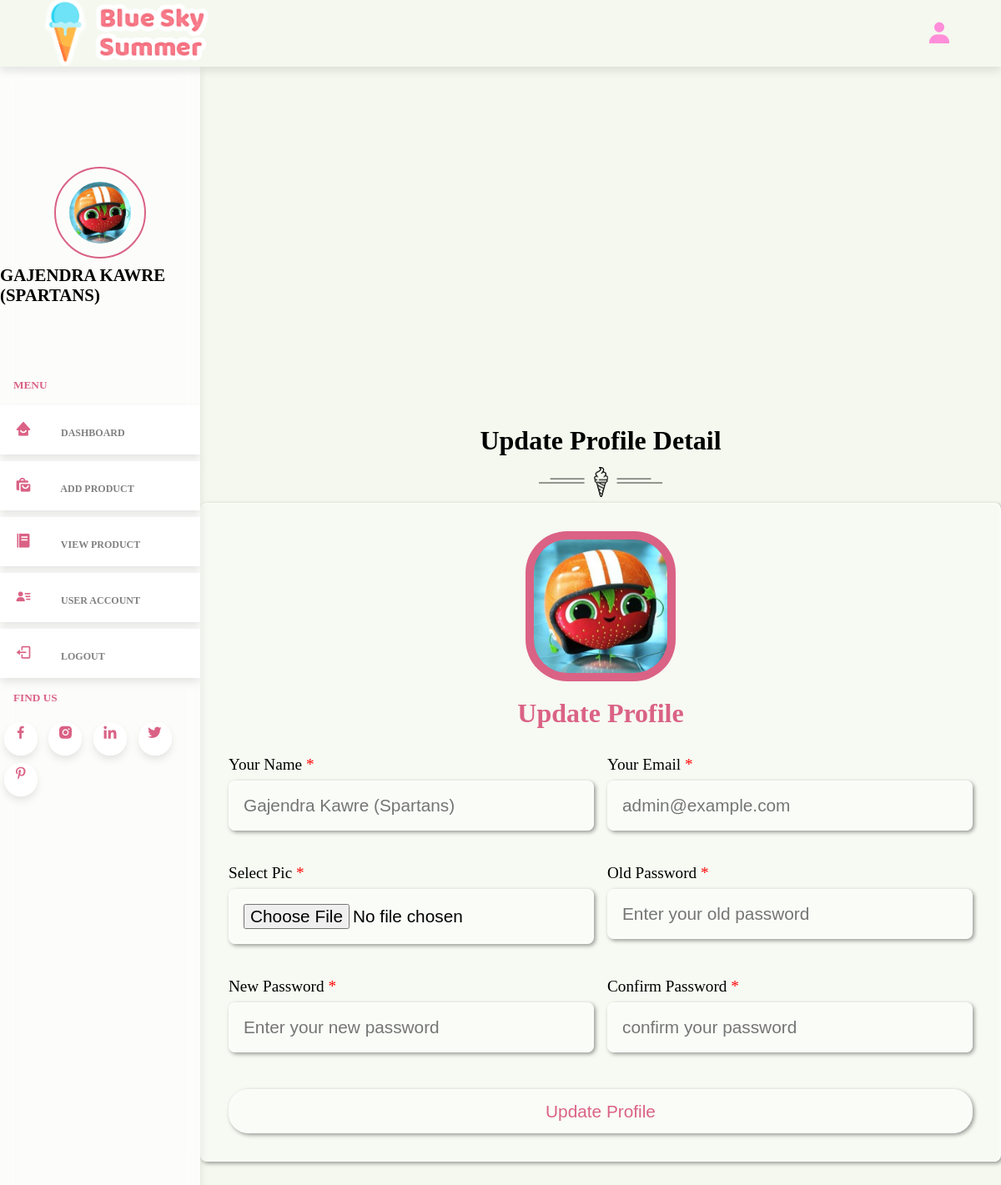
/admin_panel/update.php (signed in), run on the app's committed database.
### tables this page shows
CREATE TABLE `sellers` (
  `id` varchar(20) NOT NULL,
  `name` varchar(50) NOT NULL,
  `email` varchar(50) NOT NULL,
  `password` varchar(50) NOT NULL,
  `image` varchar(100) NOT NULL
);

### admin_panel/update.php (the view, shortened to what this page needs)
<?php
    include '../components/connect.php';
    if(isset($_COOKIE['seller_id'])){
        $seller_id = $_COOKIE['seller_id'];
    }else{
        $seller_id = '';
        header('location:login.php');
    }
?>
<!DOCTYPE html>
<html lang="en">
<head>
    <link rel="stylesheet" type="text/css" href="../css/admin_styles.css">
    <link rel="stylesheet" href="https://unpkg.com/boxicons@2.1.4/css/boxicons.min.css">
</head>
<body>
       <div class="main-container">
       <header>
    <div class="logo">
        <img src="../image/logo.png" alt="logo" width="200">
    </div>
    <div class="right">
        <div class="bx bxs-user" id="user-btn"></div>
    </div>
        <?php
            $select_profile = $conn->prepare("SELECT * FROM `sellers` WHERE id = ?");
            $select_profile->execute([$seller_id]);
            if($select_profile->rowCount() > 0){
                $fetch_profile = $select_profile->fetch(PDO::FETCH_ASSOC);
            }
        ?>
</header>
<div class="sidebar-container">
    <div class="sidebar">
        <?php
            $select_profile = $conn->prepare("SELECT * FROM `sellers` WHERE id = ?");
            $select_profile->execute([$seller_id]);
            if($select_profile->rowCount() > 0){
                $fetch_profile = $select_profile->fetch(PDO::FETCH_ASSOC);
            }
        ?>
        <div class="profile">
            <img src="../uploaded_image/<?= $fetch_profile['image']; ?>" alt="profile-image" width="100" class="logo-img">
            <p><?= $fetch_profile['name']; ?></p>
        </div>
        <h5>Menu</h5>
        <div class="navbar">
            <ul>
                <li><a href="../admin_panel/dashboard.php"><i class="bx bxs-home-smile"></i> Dashboard</a></li>
                <li><a href="../admin_panel/add_product.php"><i class="bx bxs-shopping-bags"></i> Add Product</a></li>
                <li><a href="../admin_panel/view_product.php"><i class="bx bxs-food-menu"></i> View Product</a></li>
                <li><a href="../admin_panel/user_account.php"><i class="bx bxs-user-detail"></i> User Account</a></li>
                <li><a href="../components/admin_logout.php" onclick="return confirm('Logout from this website?');"><i class="bx bx-log-out"></i> Logout</a></li>
            </ul>
        </div>
        <h5>Find Us</h5>
        <div class="social-links">
            <i class="bx bxl-facebook"></i>
            <i class="bx bxl-instagram-alt"></i>
            <i class="bx bxl-linkedin"></i>
            <i class="bx bxl-twitter"></i>
            <i class="bx bxl-pinterest-alt"></i>
        </div>
    </div>
</div>
            <div class="updated">
            <section class="form-container">
                <div class="heading">
                    <h1>update profile detail</h1>
                    <img src="../image/separator-img.png" alt="dash-image">
                </div>
                <form action="" method="post" enctype="multipart/form-data" class="register">
                    <div class="img-box">
                    <img src="../uploaded_image/<?= $fetch_profile['image']; ?>">
                    </div>
                <h3>update profile</h3>
                <div class="flex">
                    <div class="cols">
                    <div class="input-field">
                        <p>your name <span>*</span> </p>
                        <input type="text" name="name" placeholder="<?= $fetch_profile['name']; ?>" class="box">
                    </div>
                    <div class="input-field">
                        <p>your email <span>*</span> </p>
                        <input type="email" name="email" placeholder="<?= $fetch_profile['email']; ?>" class="box">
                    </div>
                    <div class="input-field">
                        <p>select pic <span>*</span> </p>
                        <input type="file" name="image" accept="image/*" class="box">
                    </div>
                    <div class="input-field">
                        <p>old password <span>*</span> </p>
                        <input type="password" name="old_pass" placeholder="Enter your old password" class="box">
                    </div>
                    <div class="input-field">
                        <p>new password <span>*</span> </p>
                        <input type="password" name="new_pass" placeholder="Enter your new password" class="box">
                    </div>
                    <div class="input-field">
                        <p>confirm password <span>*</span> </p>
                        <input type="password" name="cpass" placeholder="confirm your password" class="box">
                    </div>
                </div>
                <br><br>
                <input type="submit" name="submit" value="update profile" class="btn">
                </form>
            </section>
            </div>
        </div>
</body>
</html>

### data on the page
sellers: image (picture), name "GAJENDRA KAWRE (SPARTANS)", name "Gajendra Kawre (Spartans)", email "admin@example.com"
